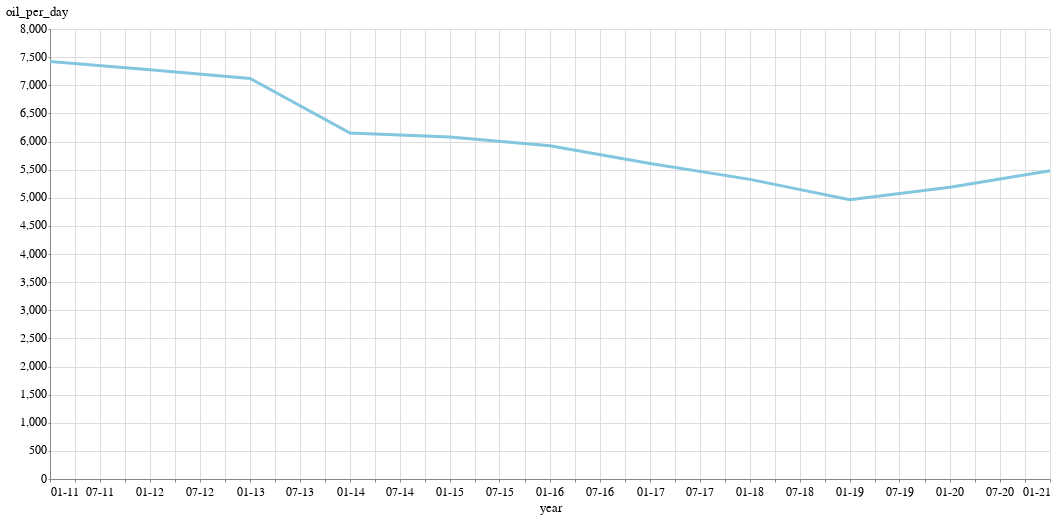

Notebook source saved alongside this figure:
### Markdown cell above
### Chart more recent production

### Code cell
alt.Chart(past_annual.query("year > '2010'")).mark_line().encode(
    x=alt.X("year:T", axis=alt.Axis(format=("%m-%y"))), y="oil_per_day"
).properties(width=1000)

### Figure 1 — Vega-Lite specification as saved in the notebook (floating-point values rounded to 4 significant figures)
{"config": {"view": {"width": 800, "height": 450}, "background": "#ffffff", "title": {"anchor": "start", "font": "Benton Gothic Bold, sans", "fontColor": "#000000", "fontSize": 22, "fontWeight": "normal"}, "arc": {"fill": "#82c6df"}, "area": {"fill": "#82c6df"}, "line": {"stroke": "#82c6df", "strokeWidth": 3}, "path": {"stroke": "#82c6df"}, "rect": {"fill": "#82c6df"}, "shape": {"stroke": "#82c6df"}, "bar": {"fill": "#82c6df"}, "point": {"stroke": "#82c6df"}, "symbol": {"fill": "#82c6df", "size": 30}, "axis": {"titleFont": "Benton Gothic Bold, sans", "titleFontSize": 13, "titleFontWeight": "normal", "labelFont": "Benton Gothic, sans", "labelFontSize": 11.5, "labelFontWeight": "normal"}, "axisX": {"labelAngle": 0, "labelPadding": 4, "tickSize": 3}, "axisY": {"labelBaseline": "middle", "maxExtent": 45, "minExtent": 45, "tickSize": 2, "titleAlign": "left", "titleAngle": 0, "titleX": -45, "titleY": -11}, "legend": {"titleFont": "Benton Gothic Bold, sans", "titleFontSize": 13, "titleFontWeight": "normal", "symbolType": "square", "labelFont": "Benton Gothic, sans", "labelFontSize": 11.5}, "range": {"category": ["#3580b1", "#ec8431", "#ab7fb4", "#c89d29", "#adc839", "#829eb1"], "diverging": ["#e68a4f", "#f4bb6a", "#f9e39c", "#dadfe2", "#a6b7c6", "#849eae"], "heatmap": ["#fbf2c7", "#f9e39c", "#f8d36e", "#f4bb6a", "#e68a4f", "#d15a40", "#ab4232"], "ordinal": ["#fbf2c7", "#f9e39c", "#f8d36e", "#f4bb6a", "#e68a4f", "#d15a40", "#ab4232"], "ramp": ["#fbf2c7", "#f9e39c", "#f8d36e", "#f4bb6a", "#e68a4f", "#d15a40", "#ab4232"]}}, "data": {"name": "data-fd5252b2ccdcbf6b59fd66717e1d98a0"}, "mark": "line", "encoding": {"x": {"type": "temporal", "axis": {"format": "%m-%y"}, "field": "year"}, "y": {"type": "quantitative", "field": "oil_per_day"}}, "width": 1000, "$schema": "https://vega.github.io/schema/vega-lite/v4.0.2.json", "datasets": {"data-fd5252b2ccdcbf6b59fd66717e1d98a0": [{"year": "2011", "oil": 56127232, "gas": 1295518146, "water": 201824759, "days": 7560, "oil_per_day": 7424.0, "gas_per_day": 171400.0, "water_per_day": 26700.0}, {"year": "2012", "oil": 56950949, "gas": 1354671017, "water": 206838894, "days": 7829, "oil_per_day": 7274.0, "gas_per_day": 173000.0, "water_per_day": 26420.0}, {"year": "2013", "oil": 58120937, "gas": 1498913195, "water": 202774650, "days": 8161, "oil_per_day": 7122.0, "gas_per_day": 183700.0, "water_per_day": 24850.0}, {"year": "2014", "oil": 52149306, "gas": 1485807942, "water": 205431642, "days": 8480, "oil_per_day": 6150.0, "gas_per_day": 175200.0, "water_per_day": 24220.0}, {"year": "2015", "oil": 53926425, "gas": 1553262054, "water": 214804156, "days": 8872, "oil_per_day": 6078.0, "gas_per_day": 175100.0, "water_per_day": 24210.0}, {"year": "2016", "oil": 55021235, "gas": 1665197732, "water": 230847466, "days": 9286, "oil_per_day": 5925.0, "gas_per_day": 179300.0, "water_per_day": 24860.0}, {"year": "2017", "oil": 53486914, "gas": 1656225517, "water": 244916406, "days": 9538, "oil_per_day": 5608.0, "gas_per_day": 173600.0, "water_per_day": 25680.0}, {"year": "2018", "oil": 51947354, "gas": 1719666762, "water": 262853956, "days": 9751, "oil_per_day": 5327.0, "gas_per_day": 176400.0, "water_per_day": 26960.0}, {"year": "2019", "oil": 49506709, "gas": 1769556671, "water": 281914860, "days": 9973, "oil_per_day": 4964.0, "gas_per_day": 177400.0, "water_per_day": 28270.0}, {"year": "2020", "oil": 52457975, "gas": 1923985210, "water": 343282268, "days": 10113, "oil_per_day": 5187.0, "gas_per_day": 190200.0, "water_per_day": 33940.0}, {"year": "2021", "oil": 6914369, "gas": 270080714, "water": 45783845, "days": 1262, "oil_per_day": 5479.0, "gas_per_day": 214000.0, "water_per_day": 36280.0}]}}
